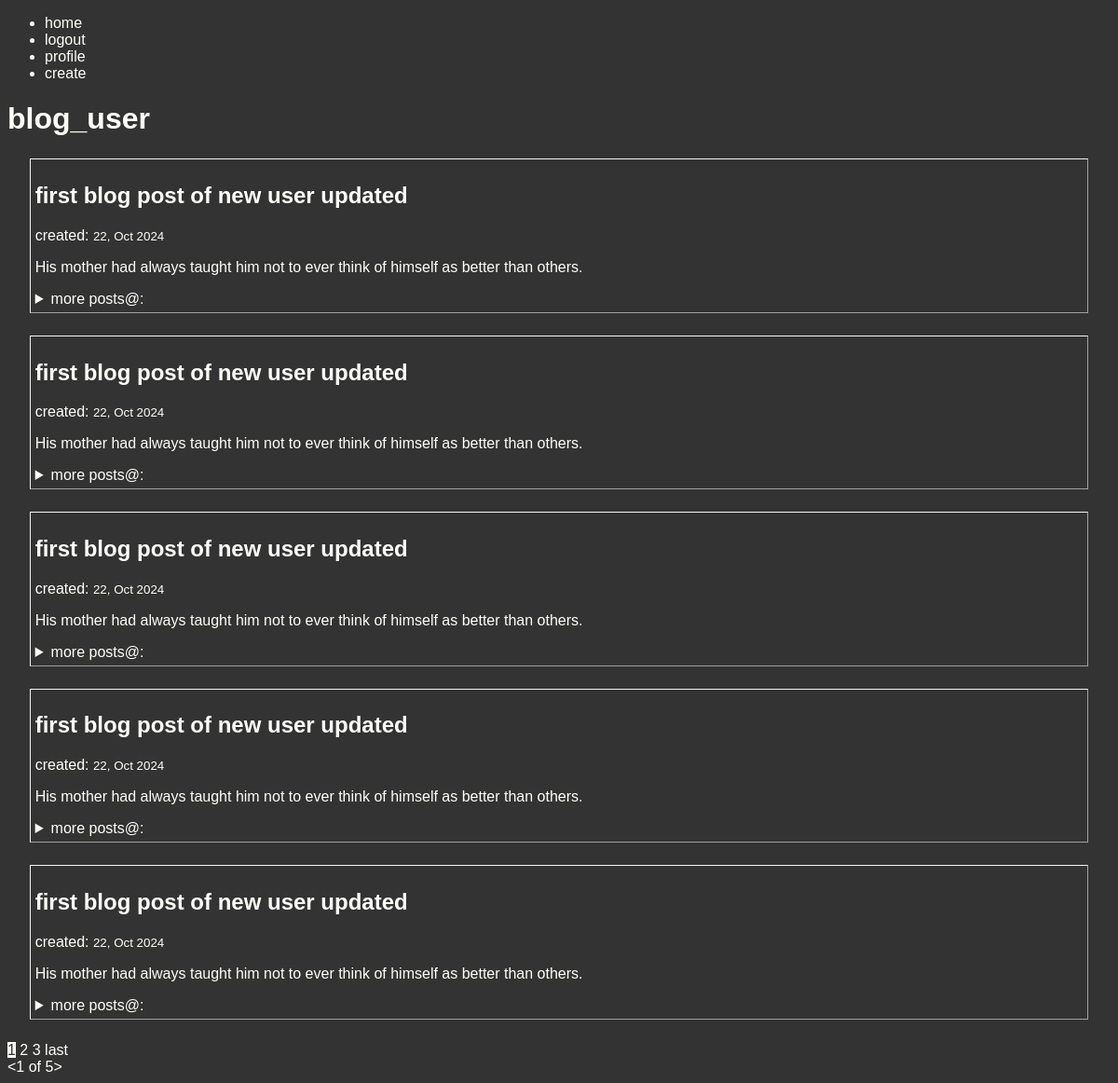
Screenshot of / (signed in) with the database file from the repository.
### blog/models.py (models this page shows, shortened)
class Post(models.Model):
    person = models.ForeignKey(User, on_delete=models.CASCADE)
    date = models.DateTimeField(auto_now_add=True)
    subject = models.CharField(max_length=100)
    info = models.TextField()

### blog/views.py (the view)
# urls.py: path('', PostListView.as_view(), name='home'),
class PostListView(ListView):
    model = Post
    template_name = 'blog/index.html'
    context_object_name = 'values'
    ordering = ['-date']
    paginate_by = 5

### blog/templates/blog/index.html (shortened to what this page needs)
{% extends 'blog/base.html' %}
{% block content %}
    {% for val in values %}
        <section class="section">
            <h2><a href="{% url 'detail' val.id %}">{{ val.subject }}</a></h2>
            <p>created: <small>{{ val.date|date:"j, M Y"}}</small></p>
            <p>{{ val.info }}</p>
            <aside>
                <details>
                    <summary>more posts@:</summary>
                </details>
            </aside>
        </section>
    {% endfor %}
    {% if is_paginated %}
        {% for num in page_obj.paginator.page_range %}
        {% if num == page_obj.number %}
            <a href="?page={{ page_obj.number }}"
            style="background-color: #FEFEFA; color: #333;">{{ page_obj.number }}</a>
        {% elif num > page_obj.number|add:"-3" and num < page_obj.number|add:"3" %}
            <a href="?page={{ num }}">{{ num }}</a>
        {% endif %}
        {% endfor %}
        {% if page_obj.has_next %}
            <a href="?page={{ page_obj.paginator.num_pages }}">last</a>
        {% endif %}
        <div>
            {% for num in page_obj.paginator.page_range %}
                {% if num == page_obj.number %}
                    <a href="?page={{ page_obj.number }}">
                        &lt;{{ page_obj.number }} of {{ page_obj.paginator.num_pages }}&gt;
                    </a>
                {% endif %}
            {% endfor %}
        </div>
    {% endif %}
{% endblock content %}

### blog/templates/blog/base.html (shortened to what this page needs)
{% load static %}
<!DOCTYPE html>
<html lang="en">
    <head>
        <link rel="stylesheet" href="{% static 'blog/main.css' %}">
    </head>
    <body>
        <header>
            <ul>
                <li><a href="{% url 'home' %}">home</a></li>
                {% if user.is_authenticated %}
                    <li><a href="{% url 'logout' %}">logout</a></li>
                    <li><a href="{% url 'profile' %}">profile</a></li>
                    <li><a href="{% url 'create' %}">create</a></li>
                {% else %}
                    <li><a href="{% url 'login' %}">login</a></li>
                    <li><a href="{% url 'register' %}">register</a></li>
                {% endif %}
            </ul>
            {% if user.is_authenticated %}
                <h1>{{ user.username }}</h1>
            {% else %}
                <h1>{{ title }}</h1>
            {% endif %}
        </header>
        {% block content %}{% endblock content %}
    </body>
</html>

### blog/static/blog/main.css (style rules this page uses)
body { background-color: #333; color: #FEFEFA; font-family: Verdana, Geneva, Tahoma, sans-serif; }
a:any-link { color: #FEFEFA; text-decoration: none; }
.section { border: 1px outset whitesmoke; outline: whitesmoke invert 1px; margin: 2%; padding: 5px; }

### rows the page displays
Post: subject "first blog post of new user updated", date "22, Oct 2024", info "His mother had always taught him not to ever think of himself as better than others."
Post: subject "first blog post of new user updated", date "22, Oct 2024", info "His mother had always taught him not to ever think of himself as better than others."
Post: subject "first blog post of new user updated", date "22, Oct 2024", info "His mother had always taught him not to ever think of himself as better than others."
Post: subject "first blog post of new user updated", date "22, Oct 2024", info "His mother had always taught him not to ever think of himself as better than others."
Post: subject "first blog post of new user updated", date "22, Oct 2024", info "His mother had always taught him not to ever think of himself as better than others."

### other values shown
{{ user.username }} "blog_user"
{{ page_obj.number }} "1"
{{ num }} "2" "3"
{{ page_obj.paginator.num_pages }} "5"
